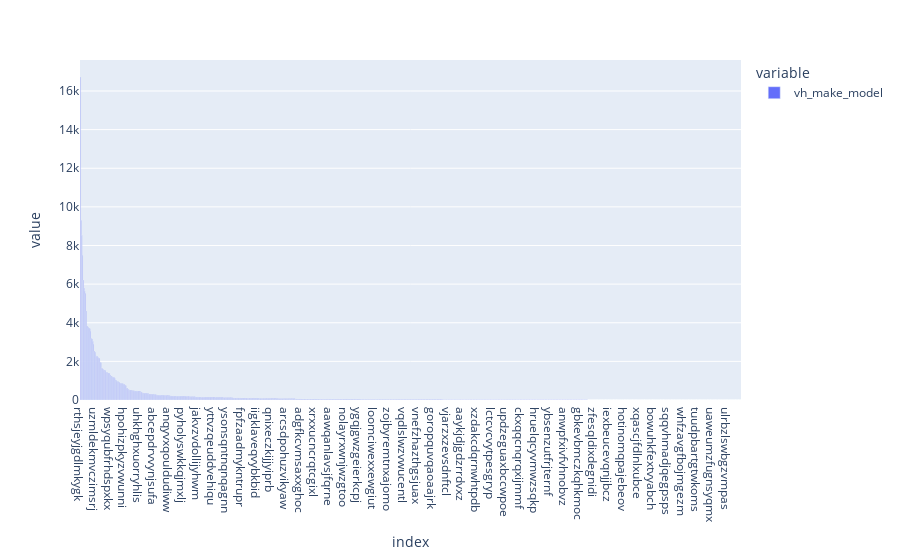

Notebook source saved alongside this figure:
### Markdown cell above
#### Análises dado que claim é maior que 0

### Code cell
px.bar(filtro)

### Figure 1 — Plotly figure (JSON) as saved in the notebook; plotly's stock layout.template omitted (floating-point values rounded to 4 significant figures; data arrays with more than 128 entries replaced by an {"elided": "..."} marker saying what was removed)
{"data": [{"alignmentgroup": "True", "hovertemplate": "variable=vh_make_model<br>index=%{x}<br>value=%{y}<extra></extra>", "legendgroup": "vh_make_model", "marker": {"color": "#636efa"}, "name": "vh_make_model", "offsetgroup": "vh_make_model", "orientation": "v", "showlegend": true, "textposition": "auto", "type": "bar", "x": {"elided": "900 str values"}, "xaxis": "x", "y": {"elided": "900 int values"}, "yaxis": "y"}], "layout": {"barmode": "relative", "legend": {"title": {"text": "variable"}, "tracegroupgap": 0}, "margin": {"t": 60}, "xaxis": {"anchor": "y", "domain": [0, 1], "title": {"text": "index"}}, "yaxis": {"anchor": "x", "domain": [0, 1], "title": {"text": "value"}}}}
